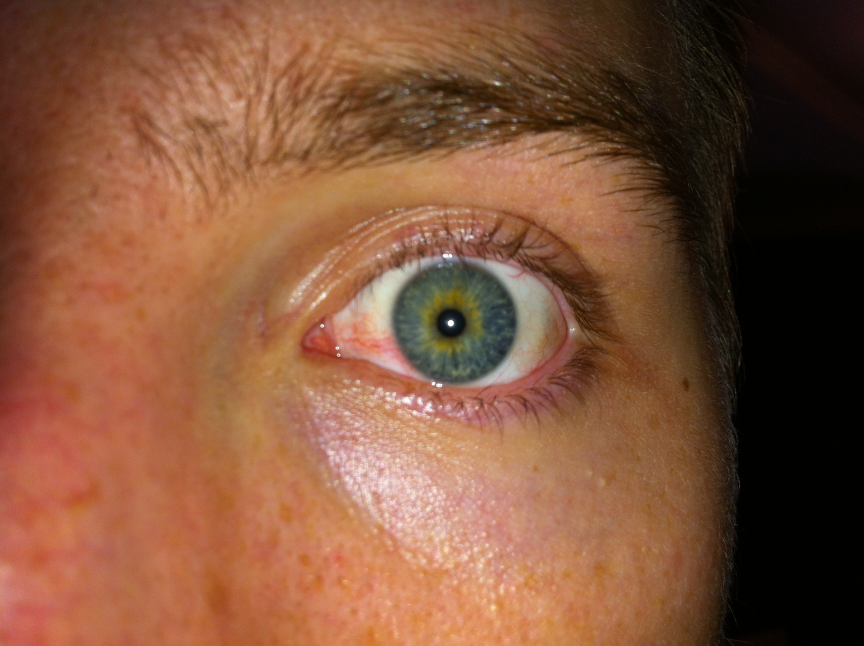
#> input picture Hough transform/Iris/001_L_01.JPG, 2592 x 1936 px (shown at 1/3 size); its folder holds only this picture in this run
$ python hough.py
#> lines starting #> are read from the running program, lines starting #| are printed output that depends on the picture; after the words box and inside, x2 and y2 are one past the last pixel; in counts of white or black regions, pixels touching at a corner belong together
"""
Autores: Ari Elias da Silva Júnior e Luigi Garcia Marchetti
"""

import cv2
import os
import numpy as np
import shutil


def setup_output_directory(output_path):
    """Limpa e cria o diretório de saída."""
    if os.path.isdir(output_path):
        shutil.rmtree(output_path)
    os.makedirs(output_path, exist_ok=True)
    print(f"Diretório de saída configurado: {output_path}")


def detect_circle(gray_image, param1, param2, min_radius, max_radius):
    """
    Tenta detectar um círculo usando diferentes níveis de blur.
    Retorna as coordenadas e raio do círculo ou None.
    """
    for blur in [11, 9, 7, 5, 3, 1]:
        blurred = cv2.medianBlur(gray_image, blur)

        circles = cv2.HoughCircles(
            blurred, cv2.HOUGH_GRADIENT, dp=1, minDist=50,
            param1=param1, param2=param2,
            minRadius=min_radius, maxRadius=max_radius
        )

        if circles is not None:
            return np.uint16(np.around(circles))[0][0]

    return None


def process_image(image_path, output_path, filename):
    """Processa uma imagem para isolar a íris."""
#> called with image_path = './Iris/001_L_01.JPG', output_path = './Resultados', filename = '001_L_01.JPG'
    # Parâmetros para detecção
    iris_params = {"param1": 60, "param2": 60, "min_radius": 120, "max_radius": 210}
    pupil_params = {"param1": 40, "param2": 30, "min_radius": 22, "max_radius": 60}
    threshold_value = 50

    # Carrega e corta a imagem
    image = cv2.imread(image_path)
#> image is the input picture: shape (1936, 2592, 3); mean B, G, R 58.9, 83.9, 129.1
    if image is None:
        print(f"\033[31m[ERRO] {image_path}\033[0m")
        return False

    height, width = image.shape[:2]
#> height = 1936; width = 2592
    cropped = image[660:height-660, 800:width-800].copy()

    # Pré-processamento
    gray = cv2.cvtColor(cropped, cv2.COLOR_BGR2GRAY)
    _, threshold = cv2.threshold(gray, threshold_value, 255, cv2.THRESH_BINARY)
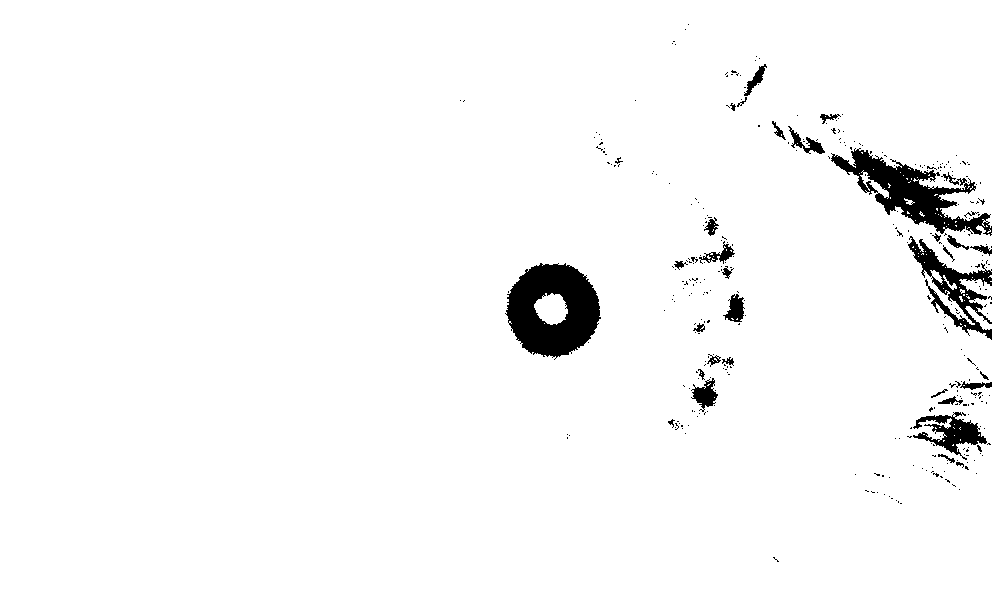
#> threshold: shape (616, 992); 97% white; 342 black regions (308 under 20 px), largest, box (x1, y1, x2, y2) and area: (505, 263, 601, 360) 6007, (831, 148, 992, 236) 4730, (908, 236, 992, 340) 2432

    # Destaca regiões claras
    dark = (cropped * 0.2).astype(np.uint8)
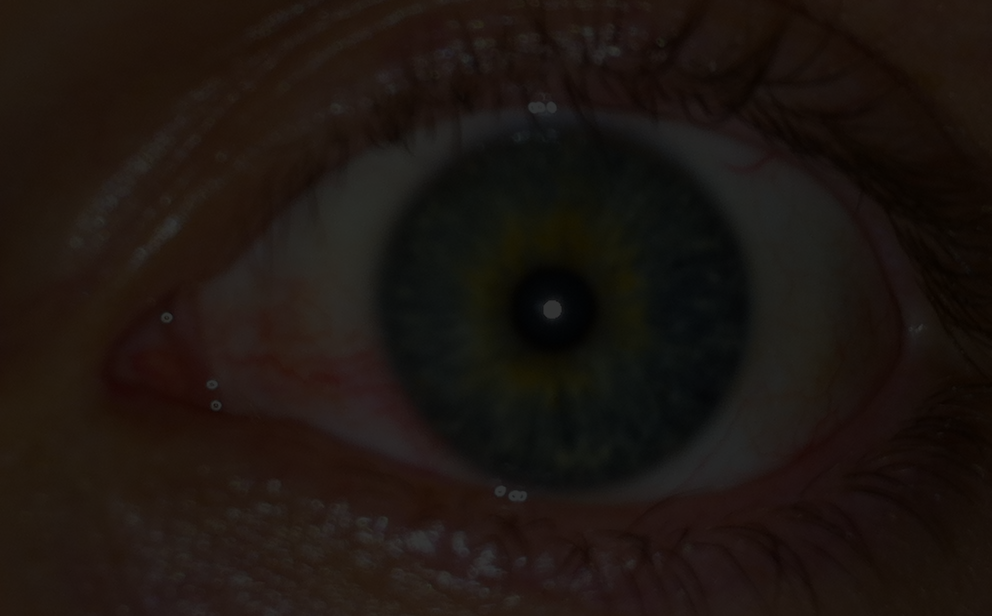
#> dark: shape (616, 992, 3); mean B, G, R 16.6, 21.3, 29.3
    enhanced = dark.copy()
    mask_bool = (threshold == 255)

    for c in range(3):
        enhanced[:, :, c] = np.where(mask_bool, cropped[:, :, c], dark[:, :, c])
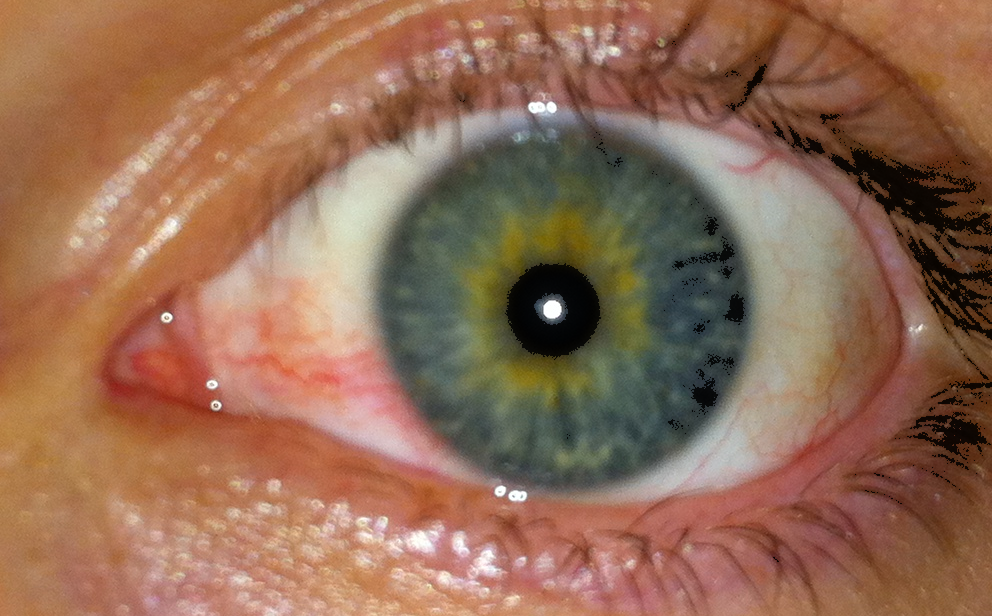
#> enhanced: shape (616, 992, 3); mean B, G, R 84.5, 107.8, 147.1

    # Detecta íris
    processed_gray = cv2.cvtColor(enhanced, cv2.COLOR_BGR2GRAY)
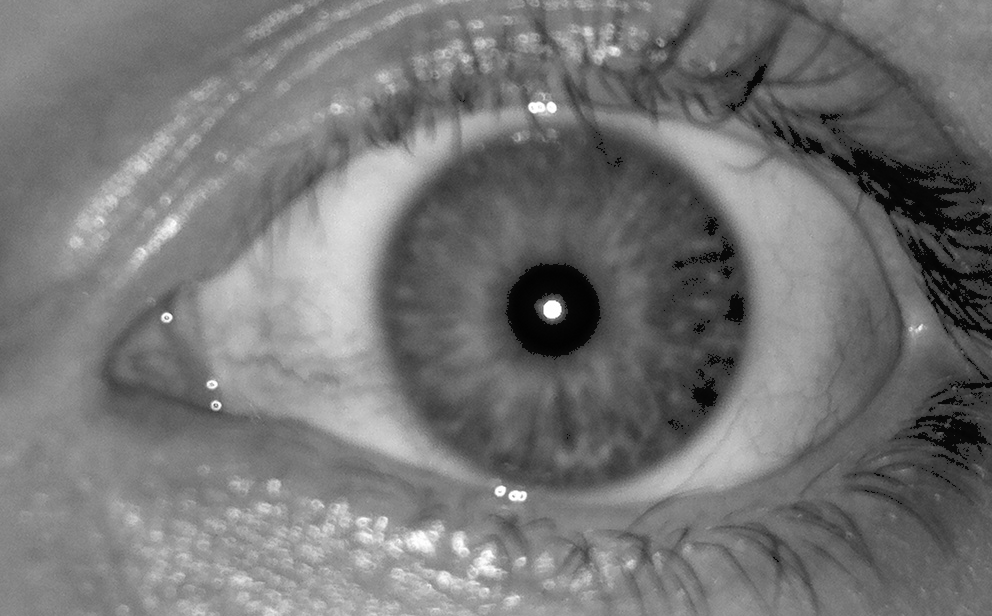
#> processed_gray: shape (616, 992); min 1, max 255, mean 116.9
    iris_circle = detect_circle(processed_gray, **iris_params)
#> the loop in detect_circle, `for blur in [11, 9, 7, 5, 3, 1]:` made 1 pass
#> circles on pass 1: [[562.5, 307.5, 187.3]]
#> iris_circle = [562, 308, 187]

    if iris_circle is None:
        return False

    # Cria máscara para a íris
    x, y, r = iris_circle
#> x = 562; y = 308; r = 187
    iris_mask = np.zeros_like(processed_gray)
    cv2.circle(iris_mask, (x, y), r, 255, thickness=-1)
#> iris_mask: shape (616, 992); 18% white; 1 white region, box (x1, y1, x2, y2) and area: (375, 121, 750, 496) 109845

    # Isola a íris
    iris_result = cv2.bitwise_and(cropped, cropped, mask=iris_mask)
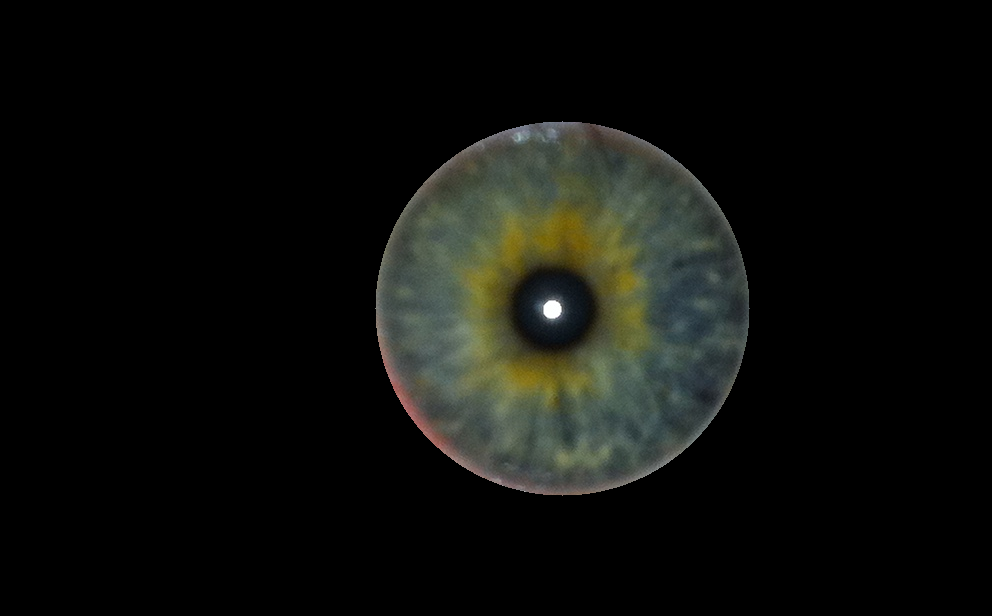
#> iris_result: shape (616, 992, 3); mean B, G, R 12.2, 15.3, 14.2

    # Detecta e remove a pupila
    result_gray = cv2.cvtColor(iris_result, cv2.COLOR_BGR2GRAY)
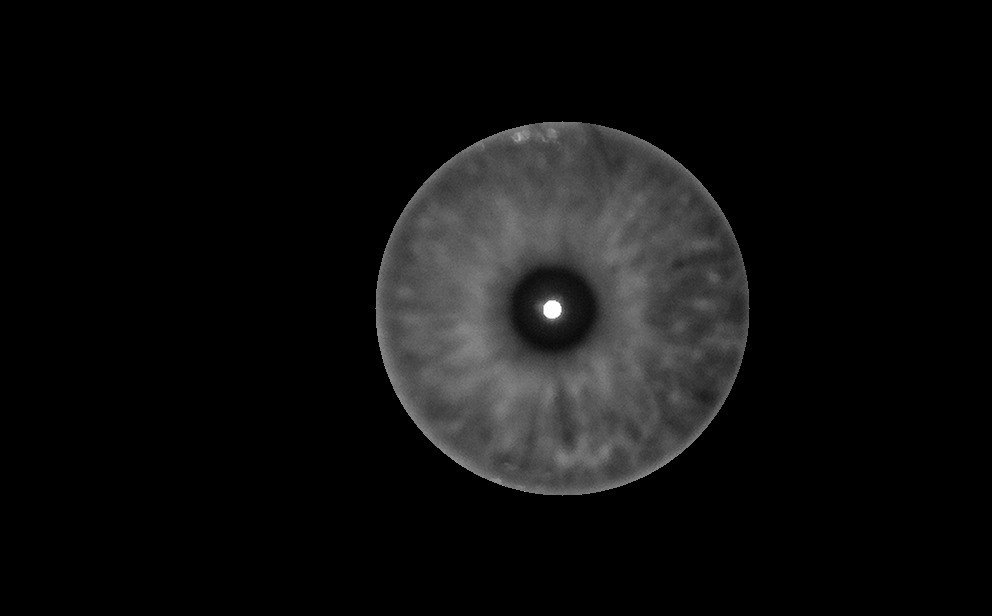
#> result_gray: shape (616, 992); min 0, max 255, mean 14.6
    pupil_circle = detect_circle(result_gray, **pupil_params)
#> the loop in detect_circle, `for blur in [11, 9, 7, 5, 3, 1]:` made 1 pass
#> circles on pass 1: [[552.5, 309.5, 43.3]]
#> pupil_circle = [552, 310, 43]

    if pupil_circle is not None:
        x, y, r = pupil_circle
#> x = 552; y = 310; r = 43
        cv2.circle(iris_mask, (x, y), r + 5, 0, thickness=-1)
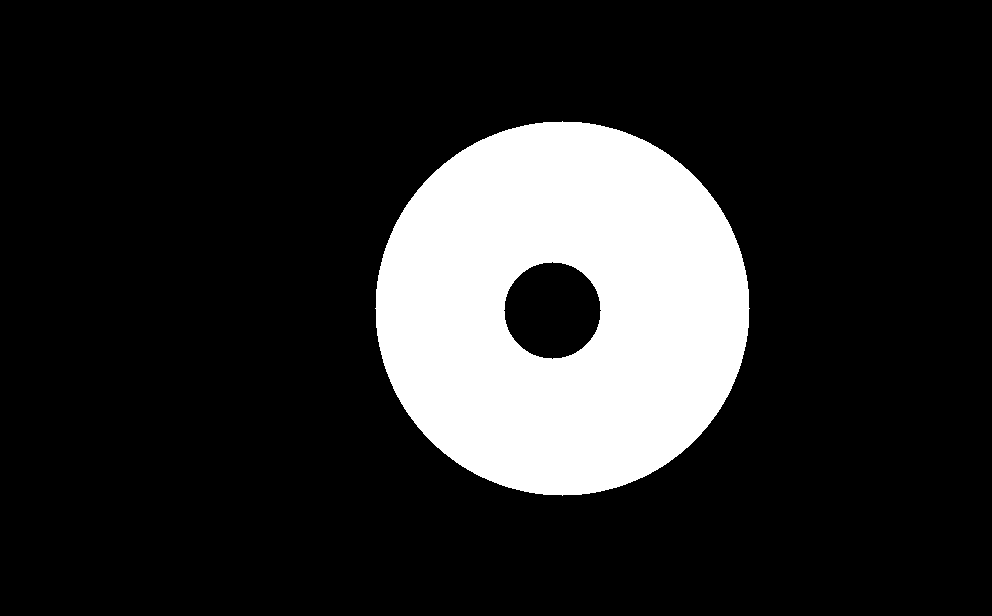
#> iris_mask: shape (616, 992); 16.8% white; 1 white region, box (x1, y1, x2, y2) and area: (375, 121, 750, 496) 102632
        iris_result = cv2.bitwise_and(cropped, cropped, mask=iris_mask)

    # Salva o resultado
    result_path = os.path.join(output_path, filename)
    cv2.imwrite(result_path, iris_result)
    print(f"\033[32m[SUCESSO] {result_path}\033[0m")
    return True


input_path = './Iris'
output_path = './Resultados'

# Setup
setup_output_directory(output_path)

# Processa todas as imagens
processed = 0
total = 0

for filename in os.listdir(input_path):
    if filename.lower().endswith(('.jpg', '.jpeg', '.png')):
        total += 1
        image_path = os.path.join(input_path, filename)

        if process_image(image_path, output_path, filename):
            processed += 1

print(f"Processamento concluído: {processed}/{total} imagens processadas")
